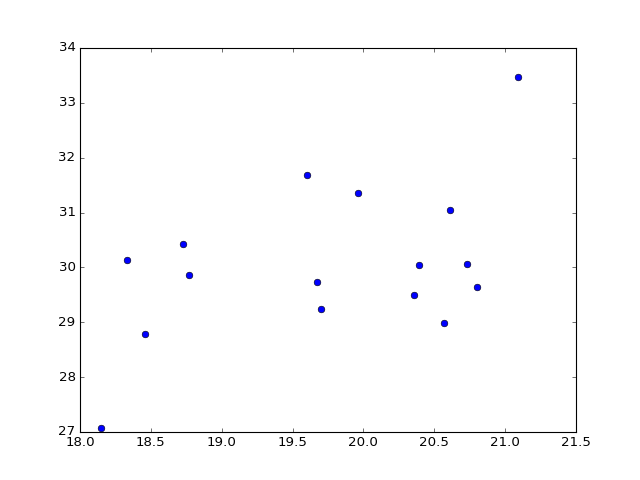

Write Python code to recreate this figure.
plt.plot(x, y, 'o')
